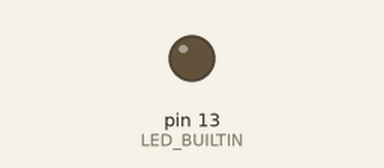
The sketch below on a simulated Arduino Uno, built with avr-gcc and run on an emulated ATmega328P. On the bench: output pins drawn as LEDs (lit = HIGH).

Above: at 0.05 s.
At 1.45 s:
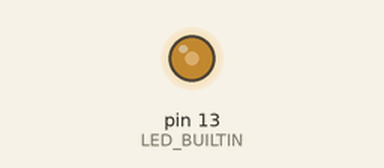
At 2.55 s:
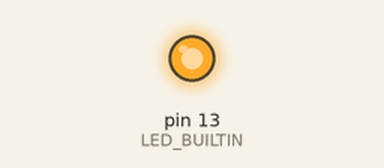
At 3.7 s:
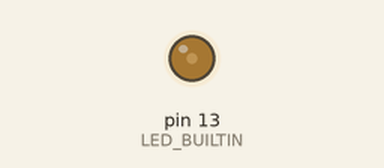
Timing chart, 0 to 5.5 s (numbered marks = the images above):
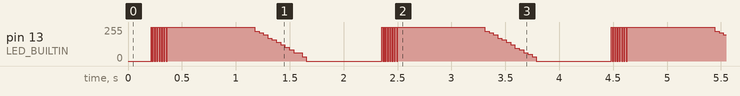

Measured:
- by itself, pin 13 (LED_BUILTIN): moves between 0/255 and 255/255, repeating every 4.3 s

The sketch:

SmoothBlink.ino
```cpp
// the setup function runs once when you press reset or power the board
void setup() {
  // initialize digital pin LED_BUILTIN as an output.
  pinMode(LED_BUILTIN, OUTPUT);
}

#define LED_LEVEL 20
#define FREQUENCY 20
#define INTERVAL 25
unsigned long preCurMillis = 0;
unsigned long curMillis = 0;
unsigned long preInterMillis = 0;

void setHigh(int holdingTime){
  if(holdingTime == 0)  return;
  digitalWrite(LED_BUILTIN,HIGH);
  delay(holdingTime);
}

void loop() {
  for(int i=0;i<=LED_LEVEL;i++)
  {
    curMillis = millis();
    while(curMillis - preInterMillis < INTERVAL){
      curMillis = millis();
      digitalWrite(LED_BUILTIN,LOW);
      if(curMillis - preCurMillis > FREQUENCY){
        setHigh(i);
        preCurMillis = curMillis;
      }
    }
    preInterMillis = curMillis;
  }
  digitalWrite(LED_BUILTIN,HIGH);
  delay(500);
  for(int i=LED_LEVEL;i>=0;i--)
  {
    curMillis = millis();
    while(curMillis - preInterMillis < INTERVAL){
      curMillis = millis();
      digitalWrite(LED_BUILTIN,LOW);
      if(curMillis - preCurMillis > FREQUENCY){
        setHigh(i);
        preCurMillis = curMillis;
      }
    }
    preInterMillis = curMillis;
  }
  delay(500);
}
```
